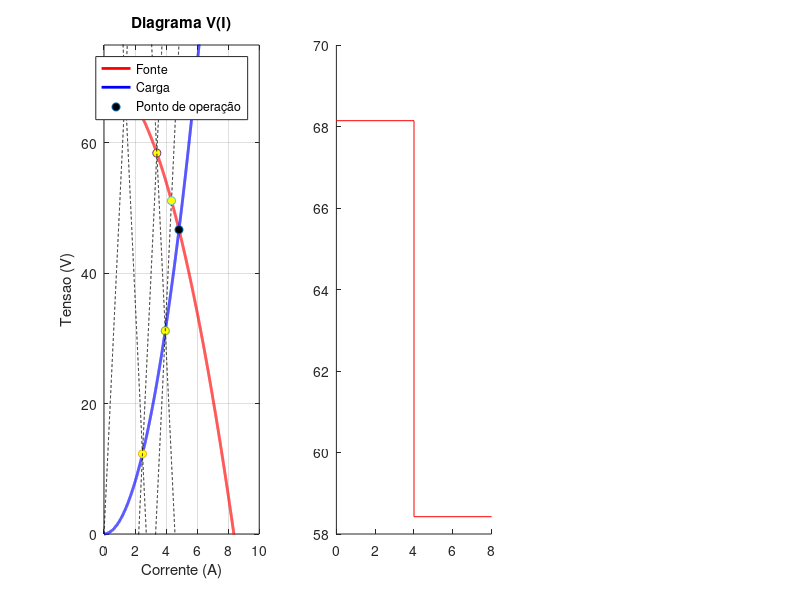

Write MATLAB code to recreate this figure. (Note: this script raises an error after producing the figure.)
Vs = 75;
Rs = 100;
RL_CC = 200;
Td_ma = 2e-3;
Z0 = 50;
n_iteracoes = 4;
tolerancia = 0.005;


figure('Name', 'Diagrama V(I)', 'NumberTitle', 'off', 'ToolBar', 'none', 'MenuBar', 'none');

x = linspace(0, 10, 10000);

f = @(x) -x.^2 + 70;
subplot(1, 3, 1);
grafico_fonte = plot(x, f(x), 'r', 'LineWidth', 2);
hold on;

c = @(x) 2*x.^2;

grafico_carga = plot(x, c(x), 'b', 'LineWidth', 2);
grid on;
title('Diagrama V(I)');
xlabel('Corrente (A)'); ylabel('Tensão (V)');
grid on;

% ponto de operação
zero_x = fzero(@(x) f(x) - c(x), 2);
zero_y = f(zero_x);

po = plot(zero_x, zero_y, 'o', 'MarkerFaceColor','k');

xlabel('Corrente (A)'); ylabel('Tensao (V)');
%legend([grafico_fonte, grafico_carga, po], {'Fonte', 'Carga', 'Ponto de operação'}, 'Location', 'best');

% tensão na carga + fonte
zer_x = 0;
zer_y = 0;

pontos_x = zeros(1, n_iteracoes);
pontos_y = zeros(1, n_iteracoes);
terminado = false;
for k = 0:n_iteracoes

    if mod(k, 2) == 0
        b = zer_y - Z0 * zer_x;
        y1 = @(x) Z0.*x + b;
        
        pontos_x(k + 1) = zer_x;
        pontos_y(k + 1) = zer_y;
        
        zer_x = fzero(@(x) f(x) - y1(x), 1);
        zer_y = y1(zer_x);
        
        if (abs(zer_x - pontos_x(k + 1)) < tolerancia) || (abs(zer_y - pontos_y(k + 1)) < tolerancia)
            fprintf("O método foi interrompido pois atingiu o valor da tolerância.");
            terminado = true;
            break;
        end

        plot(x, y1(x), 'k--');
        hold on;
        plot(zer_x, zer_y, 'o', 'MarkerFaceColor','y');
        
    else
        b = zer_y + Z0 * zer_x;
        y2 = @(x) -Z0.*x + b;

        pontos_x(k + 1) = zer_x;
        pontos_y(k + 1) = zer_y;

        zer_x = fzero(@(x) c(x) - y2(x), 1);
        zer_y = y2(zer_x);
        
        if (abs(zer_x - pontos_x(k + 1)) < tolerancia) || (abs(zer_y - pontos_y(k + 1)) < tolerancia)
            fprintf("O método foi interrompido pois atingiu o valor da tolerância.");
            terminado = true;
            break;
        end

        plot(x, y2(x), 'k--');
        hold on;
        plot(zer_x, zer_y, 'o', 'MarkerFaceColor','y');
    end
    
    ylim([0 75]); xlim([0 10]);
end
legend([grafico_fonte, grafico_carga, po], {'Fonte', 'Carga', 'Ponto de operação'}, 'Location', 'best');
hold off;

% gráfico tensão
Td = Td_ma*1e3;

if ~terminado
    x_tensao_fonte = 0 : 2*Td : n_iteracoes*Td;
    x_tensao_carga = [0, Td : 2*Td : n_iteracoes*Td - Td, n_iteracoes*Td];

    x_corrente_fonte = x_tensao_fonte;
    x_corrente_carga = x_tensao_carga;
    
    if mod(n_iteracoes, 2) == 0
        va = zeros(1, n_iteracoes/2 + 2);  %tensão na carga
        ia = zeros(1, n_iteracoes/2 + 2);  %corrente na carga

        vb = zeros(1, n_iteracoes/2 + 1);  %tensão na fonte
        ib = zeros(1, n_iteracoes/2 + 1);  %tensão na fonte

    else
        va = zeros(1, round(n_iteracoes/2) + 1);  %tensão na carga
        ia = zeros(1, round(n_iteracoes/2) + 1);  %corrente na carga

        vb = zeros(1, round(n_iteracoes/2));  %tensão na fonte
        ib = zeros(1, round(n_iteracoes/2));  %tensão na fonte
    end

    aux_va = 0;
    aux_ia = 0;
    aux_vb = 0;
    aux_ib = 0;
    
    for k = 0:n_iteracoes
        if mod(k, 2) == 0
            va(aux_va + 1) = pontos_y(k + 1);
            aux_va = aux_va + 1;
            ia(aux_ia + 1) = pontos_x(k + 1);
            aux_ia = aux_ia + 1;
        else
            vb(aux_vb + 1) = pontos_y(k + 1);
            aux_vb = aux_vb + 1;
            ib(aux_ib + 1) = pontos_x(k + 1);
            aux_ib = aux_ib + 1;
        end
    end
    
    va(end) = va(end-1);
    vb(end) = vb(end-1);

    ia(end) = ia(end-1);
    ib(end) = ib(end-1);

    subplot(1, 3, 2);
    stairs(x_tensao_fonte, vb, 'r', LineWidth = 2);
    hold on;
    stairs(x_tensao_carga, va, 'b', LineWidth = 2);
    xlabel("t(ms)"); ylabel("V");
    title('Tensão');
    ylim([0 max(pontos_y) + 1]); xlim([0 n_iteracoes * Td + 2 * Td]);
    legend('Tensão na fonte', 'Tensão na carga', 'Location', 'best');
    grid on;

    subplot(1, 3, 3);
    stairs(x_corrente_fonte, ib, 'r', LineWidth = 2);
    hold on;
    stairs(x_corrente_carga, ia, 'b', LineWidth = 2);
    xlabel("t(ms)"); ylabel("A");
    title('Corrente');
    ylim([0 max(pontos_x)]); xlim([0 n_iteracoes* Td + 2 * Td]);
    legend('Corrente na fonte', 'Corrente na carga', 'Location', 'best');
    grid on;

end

hold off;